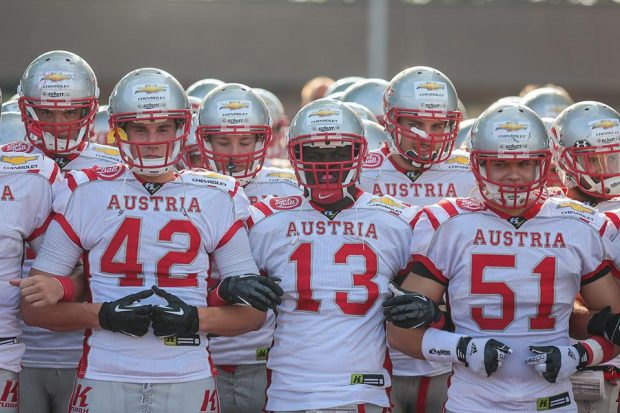
#> input picture team.jpg, 620 x 413 px
$ python skuska.py
#> lines starting #> are read from the running program, lines starting #| are printed output that depends on the picture; after the words box and inside, x2 and y2 are one past the last pixel; in counts of white or black regions, pixels touching at a corner belong together
import cv2
import numpy as np

image = cv2.imread("team.jpg")
#> image is the input picture: shape (413, 620, 3); mean B, G, R 133.6, 121.1, 131.7
gray = cv2.cvtColor(image, cv2.COLOR_BGR2GRAY)
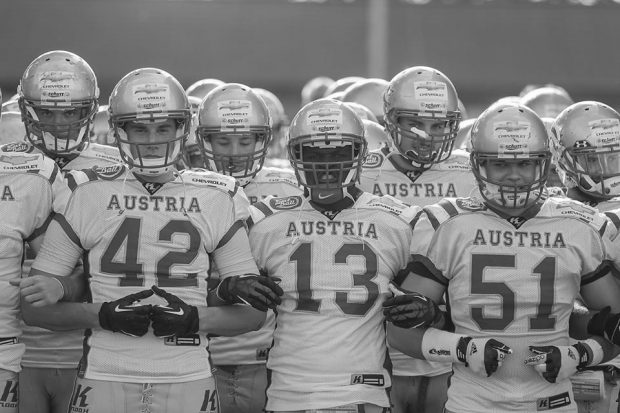
#> gray: shape (413, 620); min 11, max 255, mean 125.7
blurred = cv2.GaussianBlur(gray, (5, 5), 0)

edges = cv2.Canny(blurred, 50, 150)
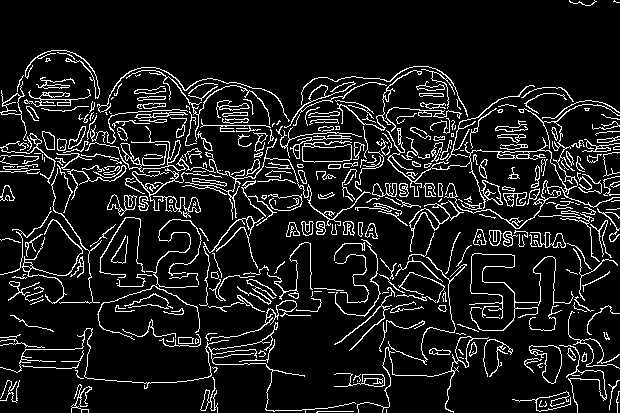
#> edges: shape (413, 620); 10.4% white in thin lines or dots

circles = cv2.HoughCircles(edges, cv2.HOUGH_GRADIENT, dp=1, minDist=70,
                           param1=200, param2=40, minRadius=30, maxRadius=80)
#> circles = [[504.5, 189.5, 64], [340.5, 159.5, 64], [240.5, 133.5, 48.6], [143.5, 120.5, 52.9], [186.5, 222.5, 62.9], [492.5, 265.5, 64], [288.5, 248.5, 53], [426.5, 123.5, 39.7], [59.5, 89.5, 38.6], [563.5, 239.5, 40.8], [101.5, 204.5, 38.5]]

if circles is not None:
    circles = np.round(circles[0, :]).astype("int")
#> circles = [[504, 190, 64], [340, 160, 64], [240, 134, 49], [144, 120, 53], [186, 222, 63], [492, 266, 64], [288, 248, 53], [426, 124, 40], [60, 90, 39], [564, 240, 41], [102, 204, 38]]
    for (x, y, r) in circles:
        if y < 200:
            cv2.circle(image, (x, y), r, (0, 255, 0), 2)
#> this loop made 11 passes
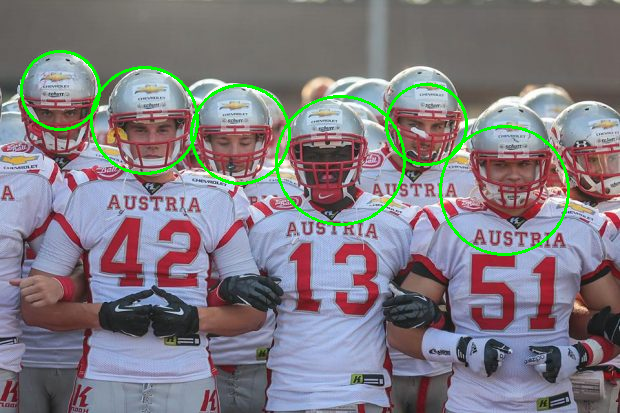
#> image: shape (413, 620, 3); 2.19% of pixels changed, all inside (x1, y1, x2, y2) = (20, 50, 570, 256)

cv2.imshow("Detection", image)
cv2.waitKey(0)
cv2.destroyAllWindows()
